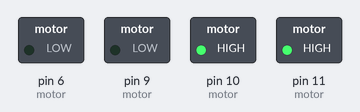
A sketch run on a simulated Arduino Uno, built with avr-gcc and run on an emulated ATmega328P. Parts: switched loads named in the sketch (green lamp = pin HIGH).

Above: at 0.1 s.
At 3.1 s:
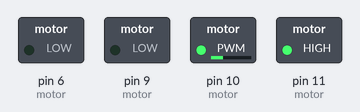
At 9.1 s:
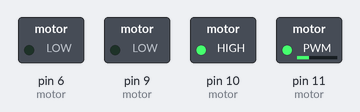
At 12.1 s:
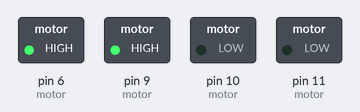
At 15.1 s:
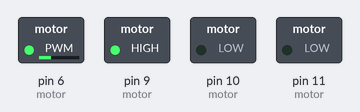
At 24.1 s:
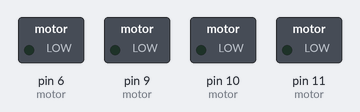
Timing chart, 0 to 25.6 s (numbered marks = the images above):
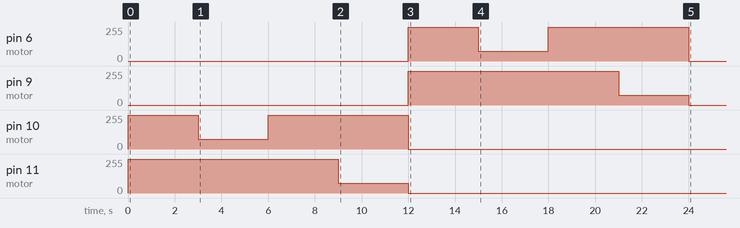

The sketch:

lab12.ino
```cpp
/*
Names: Siddarth & Mostafa
Dates: May 11, 2022
Description: Code for interfacing lab 12 - Motors
*/
const int motor[2][2] = {{6,10}, {9,11}}; //2D array to declare pin numbers for motors

void straight(bool forward = true, int time = 3000, bool off = false) {
    int forVar = forward ? 255 : 0;

    analogWrite(motor[0][0], (off ? 0 : forVar));
    analogWrite(motor[0][1], (off ? 0 : 255-forVar));
    analogWrite(motor[1][0], (off ? 0 : forVar));
    analogWrite(motor[1][1], (off ? 0 : 255-forVar));
    delay(time);
}

void side(bool forward = true, bool right = true, int time = 3000) {
    int leftVar = right ? 75 : 255;
    int rightVar = right ? 255 : 75;
    int forVar = forward ? 1 : 0;

    analogWrite(motor[0][1-forVar], rightVar);
    analogWrite(motor[0][forVar], 0);
    analogWrite(motor[1][1-forVar], leftVar);
    analogWrite(motor[1][forVar], 0);
    delay(time);
}

void setup() {
    pinMode(motor[0][0], OUTPUT);
    pinMode(motor[0][1], OUTPUT);
    pinMode(motor[1][0], OUTPUT);
    pinMode(motor[1][1], OUTPUT);

    for (int i = 0; i < 2; i ++){
        for (int j = 0; j < 2; j++){
            straight(i);
            side(i, j);
        }
    }
    straight(true, 3000, true);
}
```
